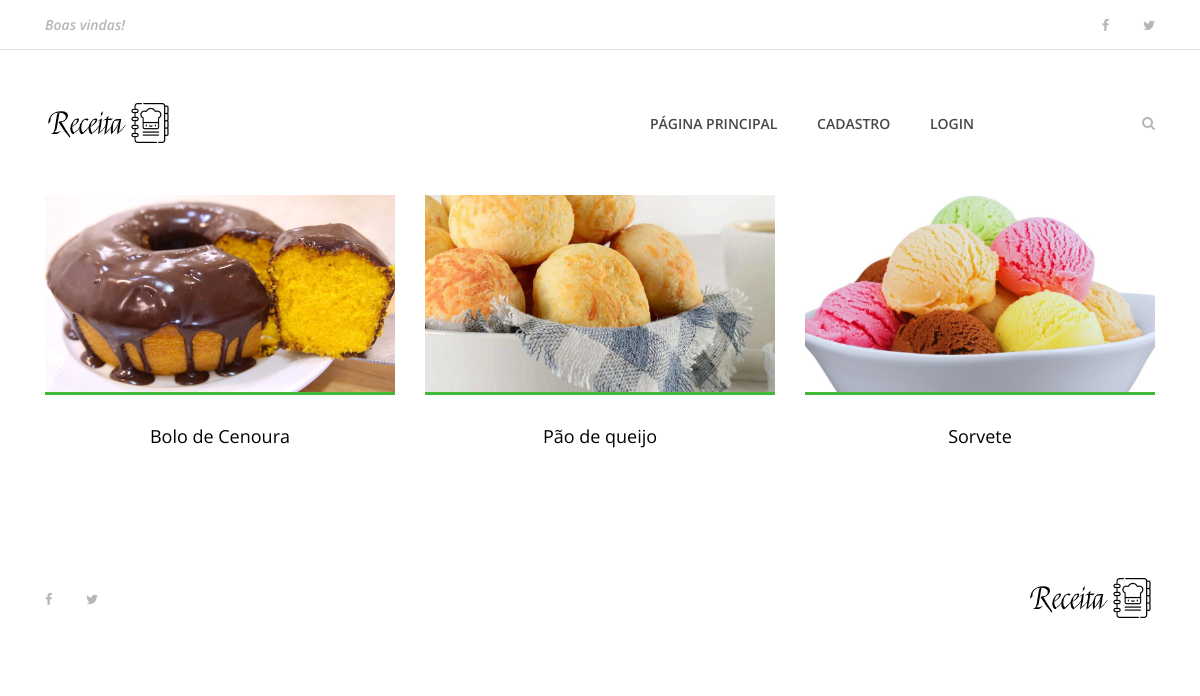
The page / on the database its author committed.
### receita/models.py (models this page shows, shortened)
class Receita(models.Model):
    pessoa = models.ForeignKey(Pessoa, on_delete=models.CASCADE)
    objects = models.Manager
    nome_receita = models.CharField(max_length=200)
    ingredientes = models.TextField()
    modo_preparo = models.TextField()
    tempo_preparo = models.IntegerField()
    rendimento = models.CharField(max_length=100)
    categoria = models.CharField(max_length=100)
    date_receita = models.DateTimeField(default=datetime.now(), blank=True)
    foto_receita = models.ImageField(upload_to='fotos/%d/%m/%Y', blank=True)
    publicada = models.BooleanField(default=False)

### receita/views.py (the view)
# urls.py: path('', views.index, name='index'),
def index(request):
    receitas = Receita.objects.order_by('-date_receita').filter(publicada=True)
    dados = {
        'receitas': receitas
    }
    return render(request, 'index.html', dados)

### templates/index.html (shortened to what this page needs)
{% extends 'base.html' %}
{% load static %}
{% block content %}
    {% include 'partials/header.html' %}
    <section class="best-receipe-area">
        <div class="container">
            <div class="row">
                {% if receitas %}
                {% for receita in receitas %}
                <div class="col-12 col-sm-6 col-lg-4">
                    <div class="single-best-receipe-area mb-30">
                        {% if receita.foto_receita == '' %}
                        <img src="{% static 'img/bg-img/foto_receita.png' %}" alt="">
                        {% else %}
                        <img src="{{ receita.foto_receita.url }}" alt="">
                        {% endif %}
                        <div class="receipe-content">
                            <a href="{% url 'receita' receita.id %}">
                                <h5>{{ receita.nome_receita }}</h5>
                            </a>
                        </div>
                    </div>
                </div>
                {% endfor %}
                {% endif %}
            </div>
        </div>
    </section>
    {% include 'partials/footer.html' %}
{% endblock %}

### site_receitas/static/site.css (style rules this page uses)
* { margin: 0; padding: 0; }
body { font-family: "Open Sans", sans-serif; font-size: 14px; }
h1, h2, h3, h4, h5, h6 { color: #000000; line-height: 1.3; font-weight: 600; }
a, a:hover, a:focus { -webkit-transition-duration: 500ms; transition-duration: 500ms; text-decoration: none; outline: 0 solid transparent; color: #000000; font-weight: 600; font-size: 14px; color: #474747; }
img { height: auto; max-width: 100%; }
.mb-30 { margin-bottom: 30px !important; }
.best-receipe-area { position: relative; z-index: 1; padding-bottom: 50px; }
.single-best-receipe-area { position: relative; z-index: 1; }
.single-best-receipe-area img { border-bottom: 3px solid #40ba37; }
.single-best-receipe-area .receipe-content { padding-top: 30px; text-align: center; }
.single-best-receipe-area .receipe-content h5 { font-size: 18px; margin-bottom: 10px; font-weight: 400; -webkit-transition-duration: 500ms; transition-duration: 500ms; }

### rows shown on the page
Receita: foto_receita (picture), nome_receita "Bolo de Cenoura"
Receita: foto_receita (picture), nome_receita "Pão de queijo"
Receita: foto_receita (picture), nome_receita "Sorvete"
